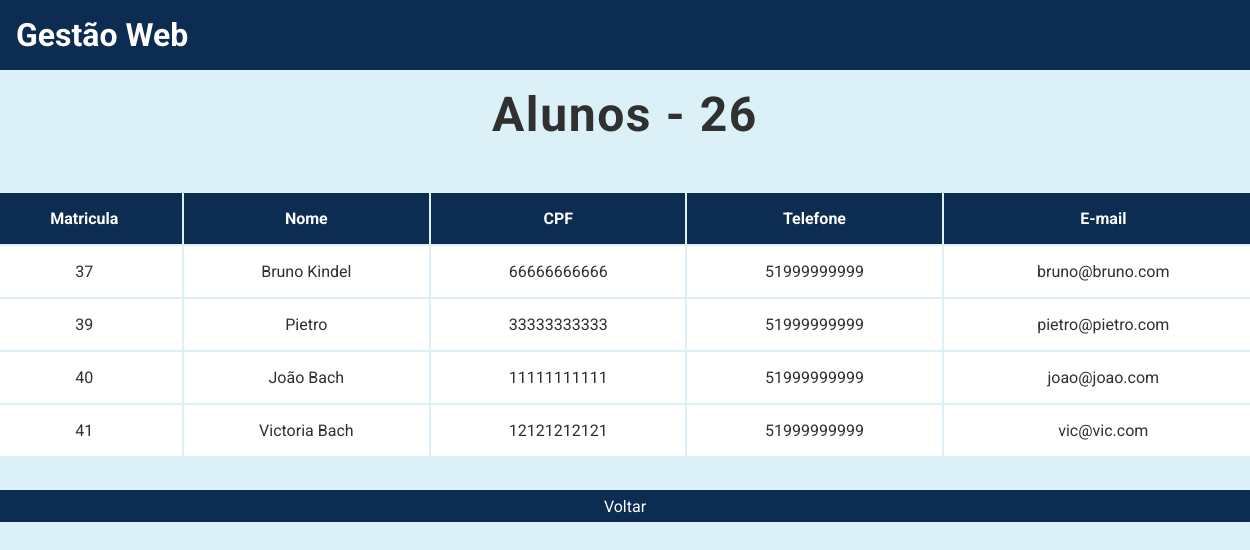
The app's page /listar/turmas_alunos/26 with its own data.
### tables this page shows
CREATE TABLE Alunos (Matricula INTEGER PRIMARY KEY AUTOINCREMENT, Nome VARCHAR (255) NOT NULL, CPF VARCHAR (11) NOT NULL UNIQUE, Telefone VARCHAR (11), Email VARCHAR (255) NOT NULL);

### index.py (the view)
@app.route("/listar/turmas_alunos/<codigo_turma>")
def listar_turmas_alunos(codigo_turma):
    alunos = Turma.listarAlunos(codigo_turma)
    return render_template("listar_turmas_alunos.html", alunos=alunos, codigo_turma=codigo_turma)

### _Projeto_Turma.py (called while the page is built)
    @classmethod
    def listarAlunos(cls, codigo_turma):
        conexao = sqlite3.connect('Gestão_Escolar.db')
        cursor = conexao.cursor()
        sql = f"""
            SELECT an.matricula, an.nome, an.cpf, an.telefone, an.email
            FROM Alunos AS an
            INNER JOIN Turmas_Alunos AS tm_an ON an.matricula = tm_an.matricula_aluno
            WHERE tm_an.codigo_turma = "{codigo_turma}"
        """
        cursor.execute(sql)
        listaAlunos = cursor.fetchall()
        conexao.close()
        return listaAlunos

### templates/listar_turmas_alunos.html
{% extends "base.html" %}
{% block conteudo %}
<div class="conteudo-principal">
    <h2> Alunos - {{ codigo_turma }} </h2>
    <div class="conteudo-tabela">
        <table>
            <tr>
                <th>
                    Matricula
                </th>
                <th>
                    Nome
                </th>
                <th>
                    CPF
                </th>
                <th>
                    Telefone
                </th>
                <th>
                    E-mail
                </th>
            </tr>
            {% if alunos %}
                {% for aluno in alunos %}
                <tr>
                    <td>
                        {{ aluno[0] }}
                    </td>
                    <td>
                        {{ aluno[1] }}
                    </td>
                    <td>
                        {{ aluno[2] }}
                    </td>
                    <td>
                        {{ aluno[3] }}
                    </td>
                    <td>
                        {{ aluno[4] }}
                    </td>
                </tr>
                {% endfor %}
            {% else %}
                <td colspan="5"> Sem alunos nessa turma. </td>
            {% endif %}
        </table>
        <a href="/listar/turmas" class="botao-primario"> Voltar </a>
    </div>
</div>
{% endblock %}

### static/css/style.css (style rules this page uses)
:root { --azul-fraco: rgb(220, 240, 247); --azul-escuro: rgb(12, 44, 82); --preto: rgb(48, 48, 48); --azul-normal: rgb(94, 157, 200); --verde-normal: rgb(21, 238, 108); }
* { margin: 0; padding: 0; box-sizing: border-box; }
body { font-family: 'Roboto', sans-serif; background: var(--azul-fraco) }
a { text-decoration: none; }
.botao-primario { display: flex; background-color: var(--azul-escuro); color: #FFFFFF; width: 100%; text-align: center; align-items: center; justify-content: center; border-radius: 3rem; }
main .conteudo-principal { display: flex; align-items: center; text-align: center; justify-content: center; flex-direction: column; margin-bottom: 3rem; }
main .conteudo-principal h2 { color: var(--preto); font-size: 3rem; margin: 1rem 0 1rem 0; letter-spacing: .1rem; }
main .conteudo-tabela { width: 80rem; }
main .conteudo-tabela .botao-primario { height: 2rem; font-size: 1rem; font-weight: 400; }
main .conteudo-tabela table { margin: 2rem 0 2rem 0; width: 100%; }
main .conteudo-tabela table th { background: var(--azul-escuro); color: #FFFFFF; padding: 1rem; }
main .conteudo-tabela table td { background: #FFFFFF; color: var(--preto); padding: 1rem; }

### records on screen
Alunos: Matricula "37", Nome "Bruno Kindel", CPF "66666666666", Telefone "51999999999", Email "bruno@bruno.com"
Alunos: Matricula "39", Nome "Pietro", CPF "33333333333", Telefone "51999999999", Email "pietro@pietro.com"
Alunos: Matricula "40", Nome "João Bach", CPF "11111111111", Telefone "51999999999", Email "joao@joao.com"
Alunos: Matricula "41", Nome "Victoria Bach", CPF "12121212121", Telefone "51999999999", Email "vic@vic.com"

### other values on screen
{{ codigo_turma }} "26"
